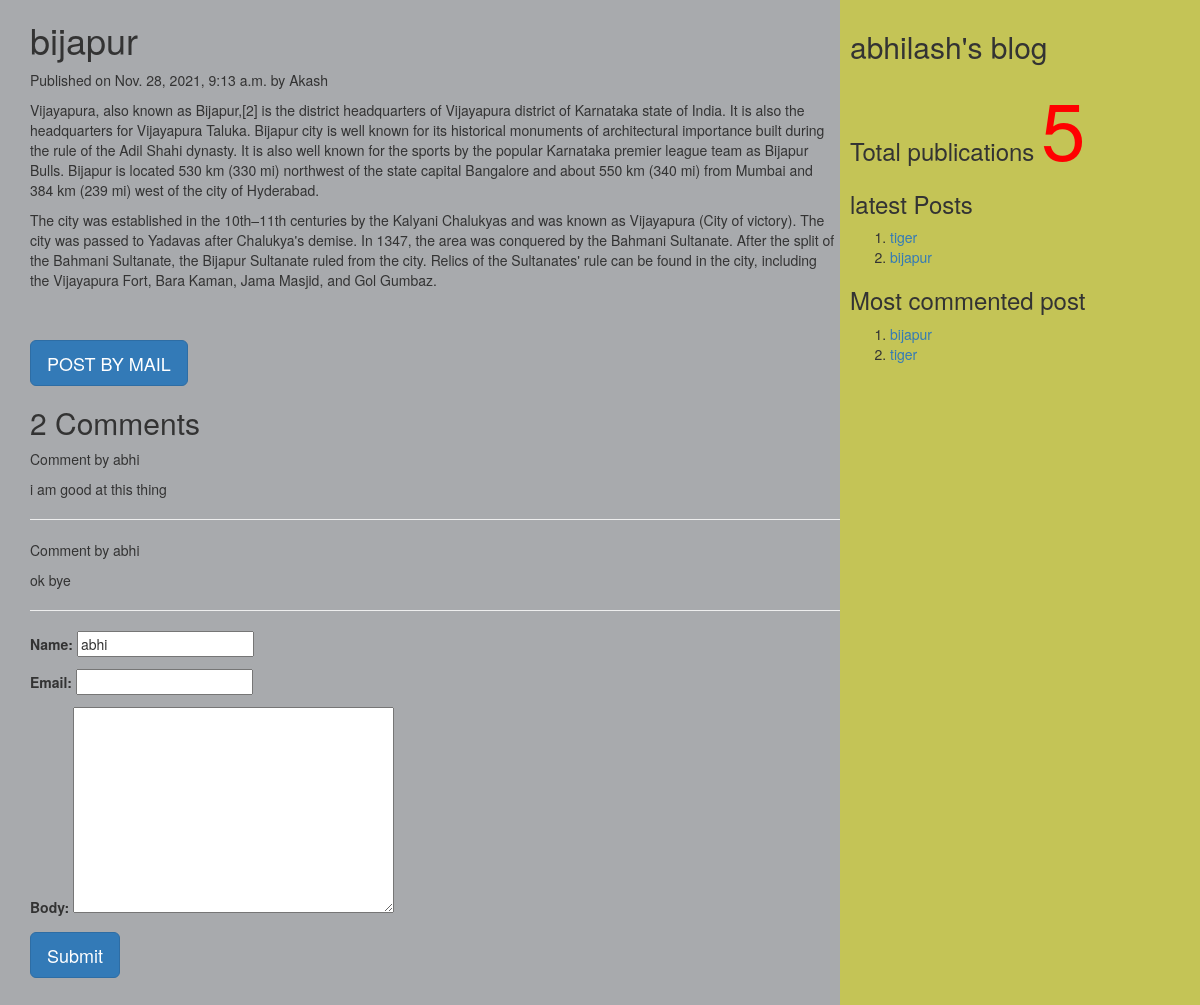
/2021/11/28/bijapur/, run on the app's committed database.
### myApp/models.py (models this page shows, shortened)
class Post(models.Model):
    tags=TaggableManager()
    STATUS_CHOICES=(('draft','Draft'),('published','Published'))
    title=models.CharField(max_length=256)
    slug=models.SlugField(max_length=264,unique_for_date='publish')
    author=models.ForeignKey(User,related_name='blog_posts',on_delete=models.CASCADE)
    body=models.TextField()
    publish=models.DateTimeField(default=timezone.now)
    created=models.DateTimeField(auto_now_add=True)
    updated=models.DateTimeField(auto_now=True)
    status=models.CharField(max_length=10,choices=STATUS_CHOICES,default='draft')
    objects=CustomManager()
    class Meta:
        ordering=('-publish',)
    def get_absolute_url(self):
        return reverse('post_details',args=[self.publish.year,self.publish.strftime('%m'),self.publish.strftime('%d'),self.slug])

class Comment(models.Model):
    post=models.ForeignKey(Post,related_name="comments",on_delete=models.CASCADE)
    name=models.CharField(max_length=50,default="abhi")
    email=models.EmailField()
    body=models.TextField()
    created=models.DateTimeField(auto_now_add=True)
    updated=models.DateTimeField(auto_now=True)
    active=models.BooleanField(default=True)
    class Meta:
        ordering=('created',)

### myApp/views.py (the view, shortened to what this page needs)
# urls.py: url(r'(?P<year>\d{4})/(?P<month>\d{2})/(?P<day>\d{2})/(?P<post>[-\w]+)/$',views.post_details_view,name='post_details'),
def post_details_view(request,year,month,day,post):
    post=get_object_or_404(Post,slug=post,publish__year=year,publish__month=month,publish__day=day)
    comments=post.comments.filter(active=True)
    csubmit=False
    form=CommentForm()
    d={'post':post,'form':form,'csubmit':csubmit,'comments':comments}
    return render(request,'myApp/post_details.html',d)

### myApp/forms.py
class CommentForm(forms.ModelForm):
    class Meta:
        model=Comment
        fields=('name','email','body')

### myApp/models.py (called while the page is built)
    def get_queryset(self):
        return super().get_queryset().filter(status='published')

### myApp/templatetags/mytags.py (called while the page is built)
@register.simple_tag
def total_posts():
    return Post.objects.count()

@register.inclusion_tag('myApp/latest_post.html')
def show_latest_posts(count=3):
    latest_posts=Post.objects.order_by('-publish')[:count]
    return {'latest_posts':latest_posts}

@register.simple_tag
def get_most_commented_posts(count=2):
    return Post.objects.annotate(total_comments=Count('comments')).order_by('-total_comments')[:count]

### templates/myApp/post_details.html (shortened to what this page needs)
<html>
    {%extends 'myApp/parent.html'%}
        {%block content_block%}
        <h1>{{post.title}}</h1>
        <p>Published on {{post.publish}} by {{post.author|title}}</p>
        {{post.body|linebreaks}}<br><br>
        <a href="/{{post.id}}/share" class='btn btn-lg btn-primary'>POST BY MAIL</a>
        {%with comments.count as comments_count%}
        <h2>{{comments_count}} Comment{{comments_count|pluralize}}</h2>
        {%endwith%}
        {%if comments%}
          {%for c in comments%}
          <p>Comment {{forloop_counter}} by {{c.name}}</p>
          <div>{{c.body|linebreaks}}</div>
          <hr>
          {%endfor%}
        {%else%}
           <p>there are no comments</p>
           {%endif%}
            {%if csubmit%}
            <h2>Thank you..your comment has been added successfully!!</h2>
            {%else%}
            <form method="post">
                {{form.as_p}}
                <input type="submit" class='btn btn-lg btn-primary' value="Submit">
              </form>
            {%endif%}
        {%endblock%}

### templates/myApp/parent.html (shortened to what this page needs)
{%load mytags%}
<html>
     <head>
       <link rel="stylesheet" href="https://maxcdn.bootstrapcdn.com/bootstrap/3.3.7/css/bootstrap.min.css">
     </head>
     <body>
       <div class="content" style="width:70%;float:left;background-color:#a8aaad;height:300%;padding:0 0 0 30px">
         {%block content_block%}
         {%endblock%}
       </div>
       <div class="sidebar" style="width:30%;float:right;background-color:#c4c456;height:300%;padding:10px">
                <h2> abhilash's blog</h2>
                <h3> Total publications
                <span style="color:red;font-size:80px">
                  {%total_posts%}</span>
                  <h3>latest Posts</h3>
                  {%show_latest_posts 2%}
                  <h3>Most commented post</h3>
                    {%get_most_commented_posts as m%}
                    <ol>
                      {%for post in m%}
                      <li><a href="{{post.get_absolute_url}}">{{post.title}}</a></li>
                      {%endfor%}
                    </ol>
              </h3>
       </div>
    </body>
    </html>

### templates/myApp/latest_post.html
<html>
<body>
  <ol>
  {% for post in latest_posts%}
  <li><a href="{{post.get_absolute_url}}">{{post.title}}</a></li>
  {%endfor%}
</ol>
  </body>
  </html>

### data on the page
Post: title "bijapur", publish "Nov. 28, 2021, 9:13 a.m.", author "Akash", body "Vijayapura, also known as Bijapur,[2] is the district headquarters of Vijayapura district of Karnataka state of India. It is also the headquarters for Vijayapura Taluka. Bijapur city is well known for its historical monuments of architectural importance built during the rule of the Adil Shahi dynasty. It is also well known for the sports by the popular Karnataka premier league team as Bijapur Bulls. Bijapur is located 530 km (330 mi) northwest of the state capital Bangalore and about 550 km (340 mi) from Mumbai and 384 km (239 mi) west of the city of Hyderabad. The city was established in the 10th–11th centuries by the Kalyani Chalukyas and was known as Vijayapura (City of victory). The…"
Comment: name "abhi", body "i am good at this thing"
Comment: name "abhi", body "ok bye"
Post: title "tiger"

### other printed values
{{ comments_count }} "2"
